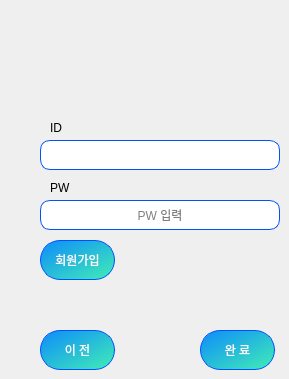
       <widget class="QWidget" name="page_6">
        <widget class="QLineEdit" name="le_input_PW">
         <property name="geometry">
          <rect>
           <x>40</x>
           <y>200</y>
           <width>240</width>
           <height>30</height>
          </rect>
         </property>
         <property name="styleSheet">
          <string notr="true">background:rgb(255, 255, 255);
border:1px solid rgb(0, 81, 255);
border-radius:10px;
</string>
         </property>
         <property name="echoMode">
          <enum>QLineEdit::Password</enum>
         </property>
         <property name="alignment">
          <set>Qt::AlignCenter</set>
         </property>
         <property name="placeholderText">
          <string>PW 입력</string>
         </property>
        </widget>
        <widget class="QPushButton" name="btn_prev">
         <property name="geometry">
          <rect>
           <x>40</x>
           <y>330</y>
           <width>75</width>
           <height>40</height>
          </rect>
         </property>
         <property name="styleSheet">
          <string notr="true">QPushButton{
color: white;
background-color:qlineargradient(spread:pad, x1:0, y1:0, x2:0.857143, y2:0.857955, stop:0 rgba(13, 140, 251, 255), stop:1 rgba(58, 224, 191));
	border-radius: 20px;
border:1px solid rgb(0, 81, 255);
}
QPushButton:hover {
color: white;
	background-color: qlineargradient(spread:pad, x1:0, y1:0, x2:0.857143, y2:0.857955, stop:0 rgba(10, 242, 251, 255), stop:1 rgba(224, 6, 159, 255));
	border-radius: 20px;}
QPushButton:pressed {
border: 3px solid rgb(0, 81, 255);
color: white;
	background-color: qlineargradient(spread:pad, x1:0, y1:0, x2:0.857143, y2:0.857955, stop:0 rgba(10, 242, 251, 255), stop:1 rgba(224, 6, 159, 255));
	border-radius: 20px;}

</string>
         </property>
         <property name="text">
          <string>이 전</string>
         </property>
        </widget>
        <widget class="QLineEdit" name="le_show_ID">
         <property name="enabled">
          <bool>false</bool>
         </property>
         <property name="geometry">
          <rect>
           <x>40</x>
           <y>140</y>
           <width>240</width>
           <height>30</height>
          </rect>
         </property>
         <property name="styleSheet">
          <string notr="true">background:rgb(255, 255, 255);
border:1px solid rgb(0, 81, 255);
border-radius:10px;
</string>
         </property>
         <property name="alignment">
          <set>Qt::AlignCenter</set>
         </property>
         <property name="placeholderText">
          <string/>
         </property>
        </widget>
        <widget class="QPushButton" name="btn_join2">
         <property name="geometry">
          <rect>
           <x>40</x>
           <y>240</y>
           <width>75</width>
           <height>40</height>
          </rect>
         </property>
         <property name="styleSheet">
          <string notr="true">QPushButton{
color: white;
background-color:qlineargradient(spread:pad, x1:0, y1:0, x2:0.857143, y2:0.857955, stop:0 rgba(13, 140, 251, 255), stop:1 rgba(58, 224, 191));
	border-radius: 20px;
border:1px solid rgb(0, 81, 255);
}
QPushButton:hover {
color: white;
	background-color: qlineargradient(spread:pad, x1:0, y1:0, x2:0.857143, y2:0.857955, stop:0 rgba(10, 242, 251, 255), stop:1 rgba(224, 6, 159, 255));
	border-radius: 20px;}
QPushButton:pressed {
border: 3px solid rgb(0, 81, 255);
color: white;
	background-color: qlineargradient(spread:pad, x1:0, y1:0, x2:0.857143, y2:0.857955, stop:0 rgba(10, 242, 251, 255), stop:1 rgba(224, 6, 159, 255));
	border-radius: 20px;}

</string>
         </property>
         <property name="text">
          <string>회원가입</string>
         </property>
        </widget>
        <widget class="QPushButton" name="btn_move_main">
         <property name="geometry">
          <rect>
           <x>200</x>
           <y>330</y>
           <width>75</width>
           <height>40</height>
          </rect>
         </property>
         <property name="styleSheet">
          <string notr="true">QPushButton{
color: white;
background-color:qlineargradient(spread:pad, x1:0, y1:0, x2:0.857143, y2:0.857955, stop:0 rgba(13, 140, 251, 255), stop:1 rgba(58, 224, 191));
	border-radius: 20px;
border:1px solid rgb(0, 81, 255);
}
QPushButton:hover {
color: white;
	background-color: qlineargradient(spread:pad, x1:0, y1:0, x2:0.857143, y2:0.857955, stop:0 rgba(10, 242, 251, 255), stop:1 rgba(224, 6, 159, 255));
	border-radius: 20px;}
QPushButton:pressed {
border: 3px solid rgb(0, 81, 255);
color: white;
	background-color: qlineargradient(spread:pad, x1:0, y1:0, x2:0.857143, y2:0.857955, stop:0 rgba(10, 242, 251, 255), stop:1 rgba(224, 6, 159, 255));
	border-radius: 20px;}

</string>
         </property>
         <property name="text">
          <string>완 료</string>
         </property>
        </widget>
        <widget class="QLabel" name="label_12">
         <property name="geometry">
          <rect>
           <x>50</x>
           <y>180</y>
           <width>91</width>
           <height>16</height>
          </rect>
         </property>
         <property name="text">
          <string>PW</string>
         </property>
        </widget>
        <widget class="QLabel" name="label_13">
         <property name="geometry">
          <rect>
           <x>50</x>
           <y>120</y>
           <width>21</width>
           <height>16</height>
          </rect>
         </property>
         <property name="text">
          <string>ID</string>
         </property>
        </widget>
       </widget>
